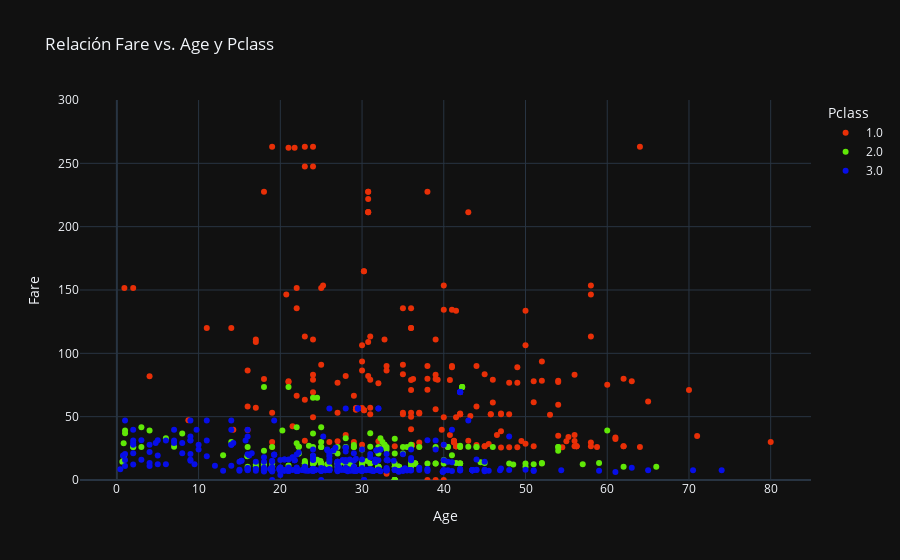

Source (notebook cell):
### Code cell
df['Pclass'] = df['Pclass'].astype(str) # La trato como una categoría

fig = px.scatter(
    df,
    x='Age',
    y='Fare',
    color='Pclass',
    title='Relación Fare vs. Age y Pclass',
    color_discrete_sequence=['#E82F07', '#60E807', '#070EE8'],
    category_orders={"Pclass": ['1.0', '2.0', '3.0']}  # Ordenar Pclass
)
fig.update_yaxes(range=[0, 300]) # Limitat eje Y a 300
fig.update_layout(template='plotly_dark')
fig.write_html('Graphics/scatter_fare_age_Pclass_2_300.html')
fig.show()

### Figure 1 — Plotly figure (JSON) as saved in the notebook; plotly's stock layout.template omitted (floating-point values rounded to 4 significant figures; data arrays with more than 128 entries replaced by an {"elided": "..."} marker saying what was removed)
{"data": [{"hovertemplate": "Pclass=1.0<br>Age=%{x}<br>Fare=%{y}<extra></extra>", "legendgroup": "1.0", "marker": {"color": "#E82F07", "symbol": "circle"}, "mode": "markers", "name": "1.0", "orientation": "v", "showlegend": true, "type": "scatter", "x": {"elided": "216 float values"}, "xaxis": "x", "y": {"elided": "216 float values"}, "yaxis": "y"}, {"hovertemplate": "Pclass=2.0<br>Age=%{x}<br>Fare=%{y}<extra></extra>", "legendgroup": "2.0", "marker": {"color": "#60E807", "symbol": "circle"}, "mode": "markers", "name": "2.0", "orientation": "v", "showlegend": true, "type": "scatter", "x": {"elided": "184 float values"}, "xaxis": "x", "y": {"elided": "184 float values"}, "yaxis": "y"}, {"hovertemplate": "Pclass=3.0<br>Age=%{x}<br>Fare=%{y}<extra></extra>", "legendgroup": "3.0", "marker": {"color": "#070EE8", "symbol": "circle"}, "mode": "markers", "name": "3.0", "orientation": "v", "showlegend": true, "type": "scatter", "x": {"elided": "491 float values"}, "xaxis": "x", "y": {"elided": "491 float values"}, "yaxis": "y"}], "layout": {"legend": {"title": {"text": "Pclass"}, "tracegroupgap": 0}, "title": {"text": "Relación Fare vs. Age y Pclass"}, "xaxis": {"anchor": "y", "domain": [0, 1], "title": {"text": "Age"}}, "yaxis": {"anchor": "x", "domain": [0, 1], "range": [0, 300], "title": {"text": "Fare"}}}}
